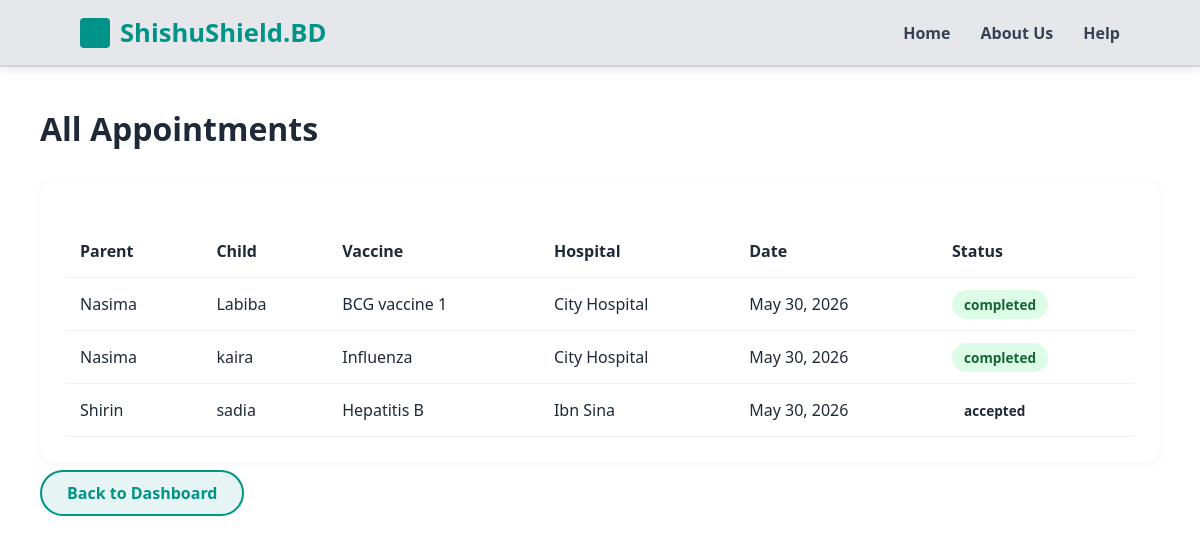
The app's page /manage/appointments/ with its own data.
### appointments/models.py (models this page shows, shortened)
class Appointment(models.Model):
    STATUS_CHOICES = (
        ('pending', 'Pending'),
        ('accepted', 'Accepted'),
        ('completed', 'Completed'),
        ('missed', 'Missed'),
        ('cancelled', 'Cancelled'),
    )
    parent = models.ForeignKey(Parent, on_delete=models.CASCADE)
    child = models.ForeignKey(Child, on_delete=models.CASCADE)
    hospital = models.ForeignKey(Hospital, on_delete=models.CASCADE)
    vaccine = models.ForeignKey(Vaccine, on_delete=models.CASCADE)
    appointment_date = models.DateField()
    status = models.CharField(max_length=10, choices=STATUS_CHOICES, default='pending')

### accounts/models.py (models this page shows, shortened)
class Parent(models.Model):
    user = models.OneToOneField(CustomUser, on_delete=models.CASCADE)
    name = models.CharField(max_length=100, blank=True)
    phone = models.CharField(max_length=20, blank=True)
    address = models.TextField(blank=True)
    photo = models.ImageField(upload_to='parent_photos/', blank=True, null=True)

class CustomUser(AbstractUser):
    ROLE_CHOICES = (
        ('admin', 'Admin'),
        ('hospital', 'Hospital'),
        ('parent', 'Parent'),
    )
    role = models.CharField(max_length=20, choices=ROLE_CHOICES)
    photo = models.ImageField(upload_to='admin_photos/', blank=True, null=True)

class Hospital(models.Model):
    user = models.OneToOneField(CustomUser, on_delete=models.CASCADE)
    name = models.CharField(max_length=50,  blank=True )
    phone = models.CharField(max_length=20, blank=True)
    address = models.TextField(blank=True)
    logo = models.ImageField(upload_to='hospital_logos/', blank=True, null=True)

### vaccination/models.py (models this page shows, shortened)
class Child(models.Model):
    GENDER_CHOICES = (
        ('male', 'Male'),
        ('female', 'Female'),
    )
    parent = models.ForeignKey(Parent, on_delete=models.CASCADE)
    name = models.CharField(max_length=100)
    date_of_birth = models.DateField()
    gender = models.CharField(max_length=10, choices=GENDER_CHOICES)

class Vaccine(models.Model):
    name = models.CharField(max_length=100)
    description = models.TextField()

### accounts/views.py (the view)
# urls.py: path('manage/appointments/', views.manage_appointments, name='manage_appointments'),
def manage_appointments(request):
    appointments = Appointment.objects.all()
    return render(request, 'manage_appointments.html', {'appointments': appointments})

### templates/manage_appointments.html (shortened to what this page needs)
{% extends 'base.html' %}
{% block content %}
<div class="main-dashboard">
    <div class="welcome-header" style="margin-bottom: 30px;">
        <h1>All Appointments</h1>
    </div>
    <div class="appointments-section">
        <table class="appt-table">
            <thead>
                <tr>
                    <th>Parent</th>
                    <th>Child</th>
                    <th>Vaccine</th>
                    <th>Hospital</th>
                    <th>Date</th>
                    <th>Status</th>
                </tr>
            </thead>
            <tbody>
                {% for appointment in appointments %}
                <tr>
                    <td>{{ appointment.parent.user.username }}</td>
                    <td>{{ appointment.child.name }}</td>
                    <td>{{ appointment.vaccine.name }}</td>
                    <td>{{ appointment.hospital.name }}</td>
                    <td>{{ appointment.appointment_date }}</td>
                    <td>
                        <span class="status {{ appointment.status }}">
                            {{ appointment.status }}
                        </span>
                    </td>
                </tr>
                {% empty %}
                <tr>
                    <td colspan="6" style="text-align: center; padding: 40px; color: #94a3b8;">
                        No appointments yet.
                    </td>
                </tr>
                {% endfor %}
            </tbody>
        </table>
    </div>
    <div style="margin-top: 20px;">
        <a href="{% url 'admin_dashboard' %}" class="btn-sec"
        style="text-decoration: none; padding: 10px 25px;">
            Back to Dashboard
        </a>
    </div>
</div>
{% endblock %}

### templates/base.html (shortened to what this page needs)
{% load static %}
<html lang="en">
<head>
    <link rel="stylesheet" href="https://cdnjs.cloudflare.com/ajax/libs/font-awesome/6.4.0/css/all.min.css">
    <link rel="stylesheet" href="{% static 'css/style.css' %}">
</head>
<body>
    <nav>
    <div class="logo">
        <div class="logo-box"></div>
        <strong>ShishuShield.BD</strong>
    </div>
    <div class="nav-links">
    <a href="{% url 'home' %}">Home</a>
        <a href="{% url 'about' %}">About Us</a>
<a href="{% url 'help' %}">Help</a>
</div>
    </nav>
    {% block content %}
    {% endblock %}
</body>
</html>

### static/css/style.css (style rules this page uses)
:root { --primary-teal: #009488; --dark-teal: #007a70; --register-green: #2d6a4f; --text-dark: #1f2937; --bg-light: #f3f4f6; }
body { margin: 0; font-family: 'Segoe UI', Tahoma, Geneva, Verdana, sans-serif; background-color: #ffffff; color: var(--text-dark); }
nav { display: flex; justify-content: space-between; align-items: center; padding: 15px 80px; background-color: #e5e7eb; border-bottom: 2px solid #d1d5db; box-shadow: 0 4px 10px rgba(0, 0, 0, 0.08); position: sticky; top: 0; z-index: 1000; }
.logo { display: flex; align-items: center; gap: 10px; }
.logo-box { width: 30px; height: 30px; background-color: var(--primary-teal); border-radius: 4px; }
.logo strong { font-size: 1.6rem; color: var(--primary-teal); display: flex; align-items: center; }
.nav-links { display: flex; align-items: center; }
.nav-links a { text-decoration: none; color: #374151; margin-left: 30px; font-weight: 600; transition: color 0.3s ease; }
.btn-sec { background-color: #e6f4f3; color: var(--primary-teal); border: 2px solid var(--primary-teal); padding: 13px 43px; border-radius: 50px; font-weight: bold; font-size: 1rem; cursor: pointer; transition: all 0.3s ease; }
.main-dashboard { flex: 1; padding: 40px; }
.welcome-header h1 { color: var(--text-dark); margin: 0; }
.appointments-section { background: white; padding: 25px; border-radius: 15px; box-shadow: 0 2px 10px rgba(0,0,0,0.05); }
.appt-table { width: 100%; border-collapse: collapse; margin-top: 20px; }
.appt-table th, .appt-table td { text-align: left; padding: 15px; border-bottom: 1px solid #edf2f7; }
.status { padding: 5px 12px; border-radius: 20px; font-size: 0.85rem; font-weight: bold; }
.status.completed { background: #dcfce7; color: #166534; }

### records on screen
Appointment: parent.user.username "Nasima", child.name "Labiba", vaccine.name "BCG vaccine 1", hospital.name "City Hospital", appointment_date "May 30, 2026", status "completed"
Appointment: parent.user.username "Nasima", child.name "kaira", vaccine.name "Influenza", hospital.name "City Hospital", appointment_date "May 30, 2026", status "completed"
Appointment: parent.user.username "Shirin", child.name "sadia", vaccine.name "Hepatitis B", hospital.name "Ibn Sina", appointment_date "May 30, 2026", status "accepted"
